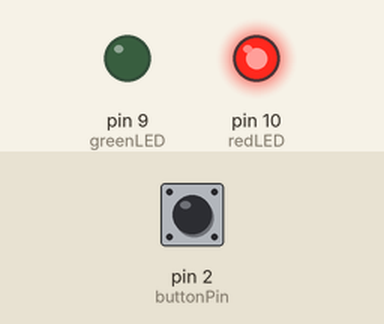
The sketch below on a simulated Arduino Uno, built with avr-gcc and run on an emulated ATmega328P. Parts: output pins drawn as LEDs (lit = HIGH). Inputs (shaded band) come from the test bench; at power-on: pin 2 (buttonPin) HIGH.

Above: at 1.2 s.
1.3 s: pin 2 (buttonPin) pulled LOW for 0.15 s
At 1.37 s:
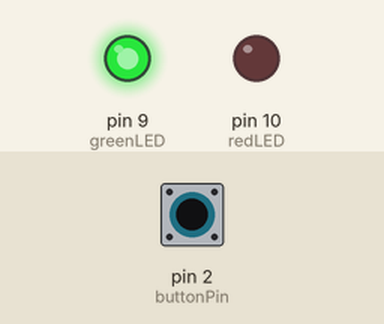
2.9 s: pin 2 (buttonPin) pulled LOW for 3.2 s
At 7.2 s:
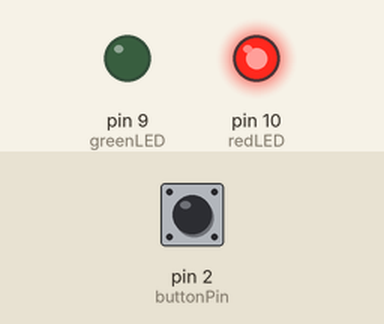
Timing chart, 0 to 8.7 s (numbered marks = the images above; inputs shaded):
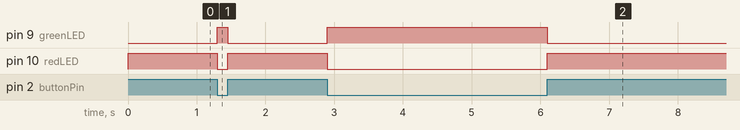

Measured:
- after the input at 1.3 s, pin 9 (greenLED): LOW → HIGH at once, → LOW 0.15 s later; pin 10 (redLED): HIGH → LOW at once, → HIGH 0.15 s later
- after the input at 2.9 s, pin 9 (greenLED): LOW → HIGH at once, → LOW 3.2 s later; pin 10 (redLED): HIGH → LOW at once, → HIGH 3.2 s later

The sketch:

FlipFlop.ino
```cpp
/*
  Flip Flop
  switching between two LEDs using a button

  This example is part of the Fritzing Creator Kit: www.fritzing.org/creator-kit.
*/

int buttonPin=2;                       // Pin where the button is attached
int greenLED=9;                        // Pin where the green LED is attached
int redLED=10;                         // Pin where the red LED is attached

void setup(){
  pinMode(buttonPin, INPUT);           // button is initialised as INPUT
  pinMode(greenLED, OUTPUT);           // green LED pin is initialised as OUTPUT
  pinMode(redLED, OUTPUT);             // red LED pin is initialised as OUTPUT
}

void loop(){
  if (digitalRead(buttonPin)==LOW){    // if the button is pressed (LOW)
    digitalWrite(greenLED, HIGH);      // switch on green LED
    digitalWrite(redLED, LOW);         // switch off red LED
  } else {                             // else (if button is not pressed)
    digitalWrite(greenLED, LOW);       // switch off green LED
    digitalWrite(redLED, HIGH);        // switch on red LED
  }
}
```
